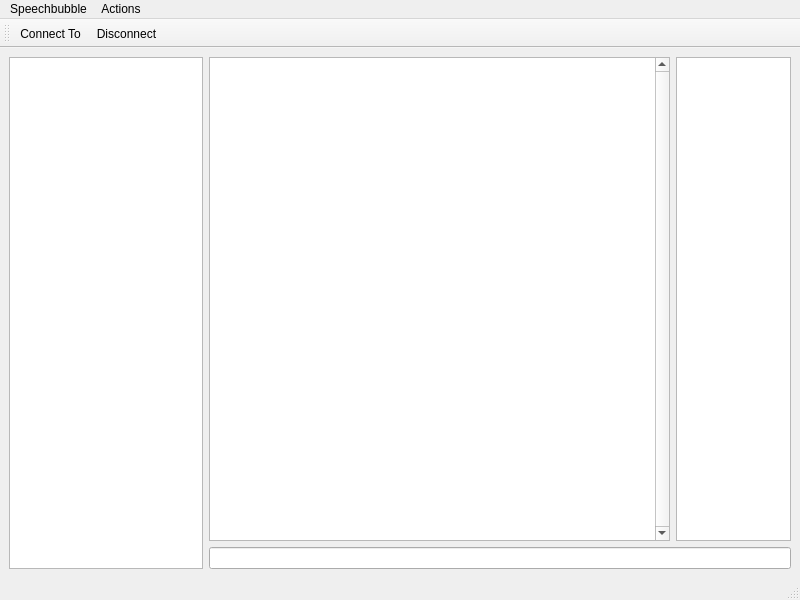
<?xml version="1.0" encoding="UTF-8"?>
<ui version="4.0">
 <class>MainWindow</class>
 <widget class="QMainWindow" name="MainWindow">
  <property name="geometry">
   <rect>
    <x>0</x>
    <y>0</y>
    <width>800</width>
    <height>600</height>
   </rect>
  </property>
  <property name="windowTitle">
   <string>MainWindow</string>
  </property>
  <widget class="QWidget" name="centralwidget">
   <layout class="QHBoxLayout" name="horizontalLayout_2" stretch="1,3">
    <item>
     <widget class="QTreeWidget" name="m_channels">
      <property name="headerHidden">
       <bool>true</bool>
      </property>
      <column>
       <property name="text">
        <string>Channels</string>
       </property>
      </column>
     </widget>
    </item>
    <item>
     <layout class="QVBoxLayout" name="verticalLayout">
      <item>
       <layout class="QHBoxLayout" name="horizontalLayout" stretch="4,1">
        <item>
         <widget class="QTextEdit" name="m_output">
          <property name="verticalScrollBarPolicy">
           <enum>Qt::ScrollBarAlwaysOn</enum>
          </property>
          <property name="readOnly">
           <bool>true</bool>
          </property>
         </widget>
        </item>
        <item>
         <widget class="QListWidget" name="m_userlist"/>
        </item>
       </layout>
      </item>
      <item>
       <widget class="SBLineEdit" name="m_input"/>
      </item>
     </layout>
    </item>
   </layout>
  </widget>
  <widget class="QMenuBar" name="menubar">
   <property name="geometry">
    <rect>
     <x>0</x>
     <y>0</y>
     <width>800</width>
     <height>27</height>
    </rect>
   </property>
   <widget class="QMenu" name="menuSpeechbubble">
    <property name="title">
     <string>Speechbubble</string>
    </property>
    <addaction name="actionConnectTo"/>
    <addaction name="actionDisconnect"/>
    <addaction name="separator"/>
    <addaction name="actionQuit"/>
   </widget>
   <widget class="QMenu" name="menuActions">
    <property name="title">
     <string>Actions</string>
    </property>
    <addaction name="actionBanList"/>
    <addaction name="actionExceptList"/>
    <addaction name="actionInviteList"/>
   </widget>
   <addaction name="menuSpeechbubble"/>
   <addaction name="menuActions"/>
  </widget>
  <widget class="QStatusBar" name="statusbar"/>
  <widget class="QToolBar" name="toolBar">
   <property name="windowTitle">
    <string>toolBar</string>
   </property>
   <attribute name="toolBarArea">
    <enum>TopToolBarArea</enum>
   </attribute>
   <attribute name="toolBarBreak">
    <bool>false</bool>
   </attribute>
   <addaction name="actionConnectTo"/>
   <addaction name="actionDisconnect"/>
  </widget>
  <action name="actionConnectTo">
   <property name="text">
    <string>Connect To...</string>
   </property>
  </action>
  <action name="actionDisconnect">
   <property name="text">
    <string>Disconnect</string>
   </property>
  </action>
  <action name="actionQuit">
   <property name="text">
    <string>Quit</string>
   </property>
  </action>
  <action name="actionBanList">
   <property name="text">
    <string>View banlist</string>
   </property>
  </action>
  <action name="actionExceptList">
   <property name="text">
    <string>View ban exception list</string>
   </property>
  </action>
  <action name="actionInviteList">
   <property name="text">
    <string>View invite list</string>
   </property>
  </action>
 </widget>
 <customwidgets>
  <customwidget>
   <class>SBLineEdit</class>
   <extends>QLineEdit</extends>
   <header>lineedit.h</header>
  </customwidget>
 </customwidgets>
 <resources/>
 <connections/>
</ui>
